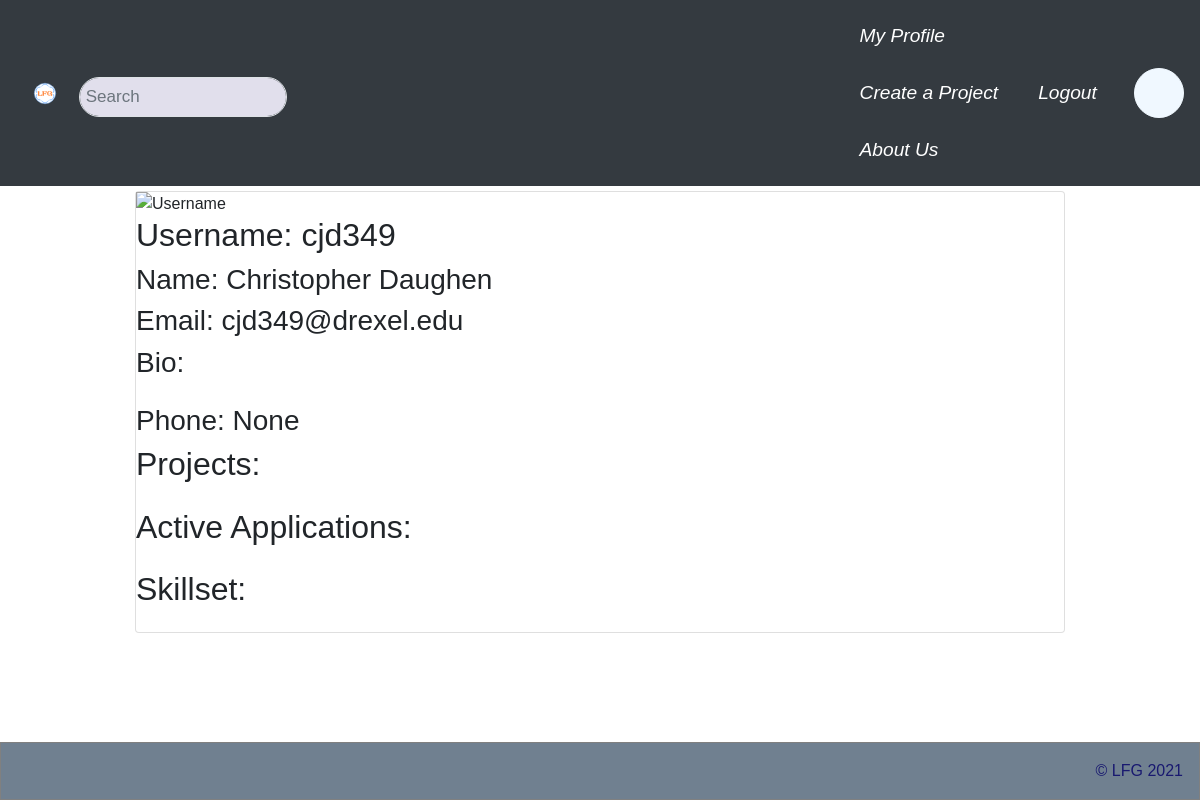
The page /accounts/profile/4/ (signed in) on the database as committed earlier.
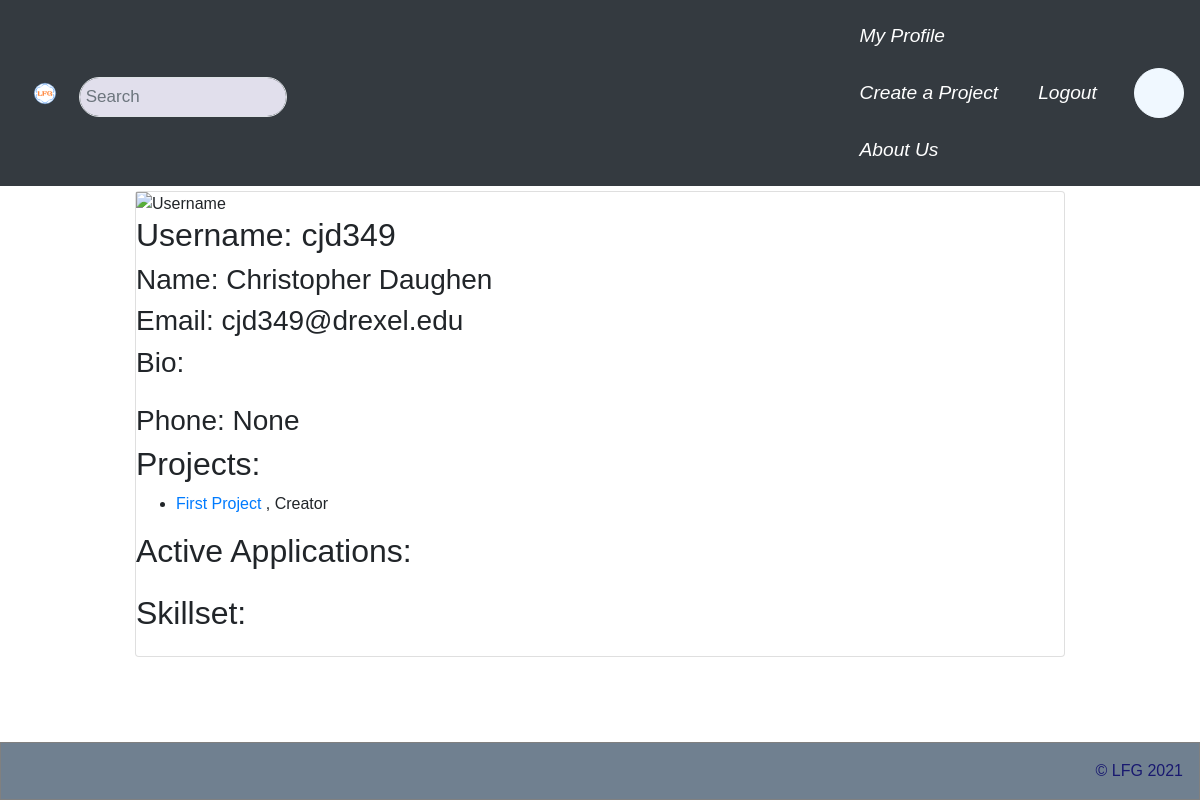
The same page on the database as committed later.
### LFGCore/models.py (models this page shows, shortened)
class Member(models.Model):
  profile = models.ForeignKey(Profile, on_delete=models.CASCADE)
  project = models.ForeignKey(Project, on_delete=models.CASCADE)
  roles = models.ManyToManyField('Role', through='RolePeriod')
  is_owner = models.BooleanField()
  start_date = models.DateTimeField(default=now)
  end_date = models.DateTimeField(null=True)
  active = models.BooleanField(default=True)

class Project(models.Model):
  channels = models.ManyToManyField('ChatChannel', through='ProjectChannel')
  name = models.CharField(max_length=45)
  description = models.CharField(max_length=10000)
  start_date = models.DateTimeField(default=now)
  end_date = models.DateTimeField(null=True)
  active = models.BooleanField(default=True)
  objects = ProjectManager()

class Role(models.Model):
  project = models.ForeignKey(Project, on_delete=models.CASCADE)
  skills = models.ManyToManyField('Skill')
  title = models.CharField(max_length=45)
  description = models.CharField(max_length=1000)
  active = models.BooleanField(default=True)

### LFGCore/views.py (the view)
# urls.py: path('accounts/profile/', views.profile, name='my_profile_view'),
@login_required
def profile(request, id=None):
  user = None
  if id == None:
    user = request.user
  else:
    user = User.objects.get(id=id)
  return render(request, 'LFGCore/profile.html', {
    "user": user,
    "is_own_profile": user == request.user,
    "memberships" : user.profile.member_set.filter(project__active=True),
    "skillset": user.profile.get_resume(),
    'logged_in' : request.user.is_authenticated
  })

### LFGCore/models.py (called while the page is built)
  def get_resume(self):
    skillset = defaultdict(float)
    for membership in self.member_set.all():
      for period in membership.roleperiod_set.all():
        for skill in period.role.skills.all():
          skillset[skill] += period.duration()
    return [(skill, skillset[skill], format_time(skillset[skill])) for skill in skillset]

### LFGCore/templates/LFGCore/profile.html (shortened to what this page needs)
{% extends "LFGCore/base.html" %}
{% block content %}
<div class="card">
  <img src="image_defaultProfile.jpg" alt="Username" style="width:100%">
  <h2>Username: {{ user.username }}</h2>
  <h3>Name: {{ user.first_name }} {{ user.last_name }}</h3>
  <h3>Email: {{ user.email }}</h3>
  <h3>Bio:</h3>
  <h3>Phone: {{ user.profile.telephone_number }}</h3>
  <h2>Projects:</h2>
  <ul>
    {% for member in memberships %}
    <li>
      <a href="/project/{{ member.project.id }}/">{{ member.project.name }}</a>
        {% if member.roles.all %}
        , {{ member.roles.all.0.title }}
        {% endif %}
      </li>
      {% endfor %}
  </ul>
  <h2>Active Applications:</h2>
  <h2>Skillset:</h2>
</div>
{% endblock content %}

Rows that differ between the two databases and show on the page:
added Member: project.name "First Project", roles.all.0 "Creator"
